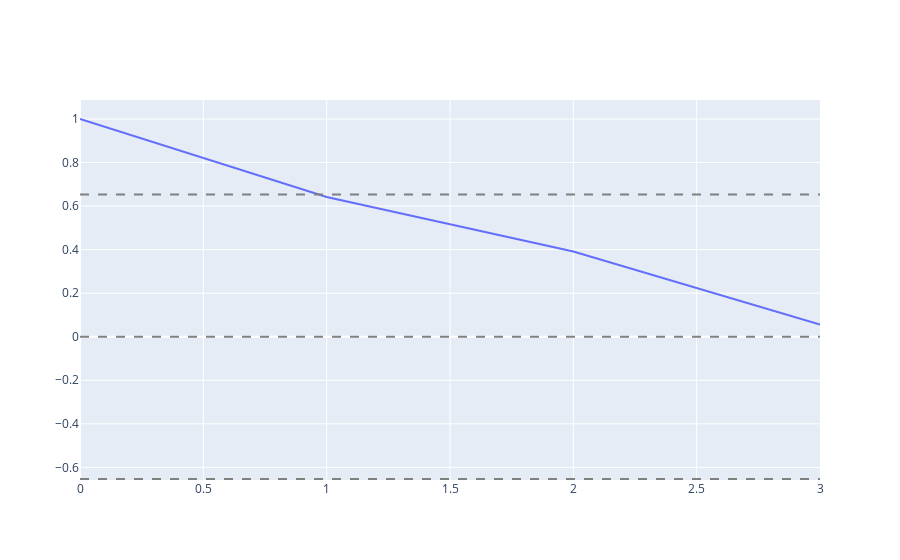

Notebook source saved alongside this figure:
### Code cell
Z_VALOR = 1.96
CONFIDENCE_INTERVAL = Z_VALOR/np.sqrt(len(df_nacimientos_jalisco))

fig = go.Figure()

fig.add_trace(go.Scatter(y=jalisco_acf, mode='lines'))
fig.add_hline(y=0, line_dash="dash", line_color="gray")
fig.add_hline(y=CONFIDENCE_INTERVAL, line_dash="dash", line_color="gray")
fig.add_hline(y=-CONFIDENCE_INTERVAL, line_dash="dash", line_color="gray")
# fig.add_trace(go.Scatter(y=CONFIDENCE_INTERVAL, mode='lines'))

fig.show()

### Figure 1 — Plotly figure (JSON) as saved in the notebook; plotly's stock layout.template omitted (floating-point values rounded to 4 significant figures)
{"data": [{"mode": "lines", "y": [1.0, 0.642, 0.3918, 0.05649], "type": "scatter"}], "layout": {"shapes": [{"line": {"color": "gray", "dash": "dash"}, "type": "line", "x0": 0, "x1": 1, "xref": "x domain", "y0": 0, "y1": 0, "yref": "y"}, {"line": {"color": "gray", "dash": "dash"}, "type": "line", "x0": 0, "x1": 1, "xref": "x domain", "y0": 0.6533, "y1": 0.6533, "yref": "y"}, {"line": {"color": "gray", "dash": "dash"}, "type": "line", "x0": 0, "x1": 1, "xref": "x domain", "y0": -0.6533, "y1": -0.6533, "yref": "y"}]}}
